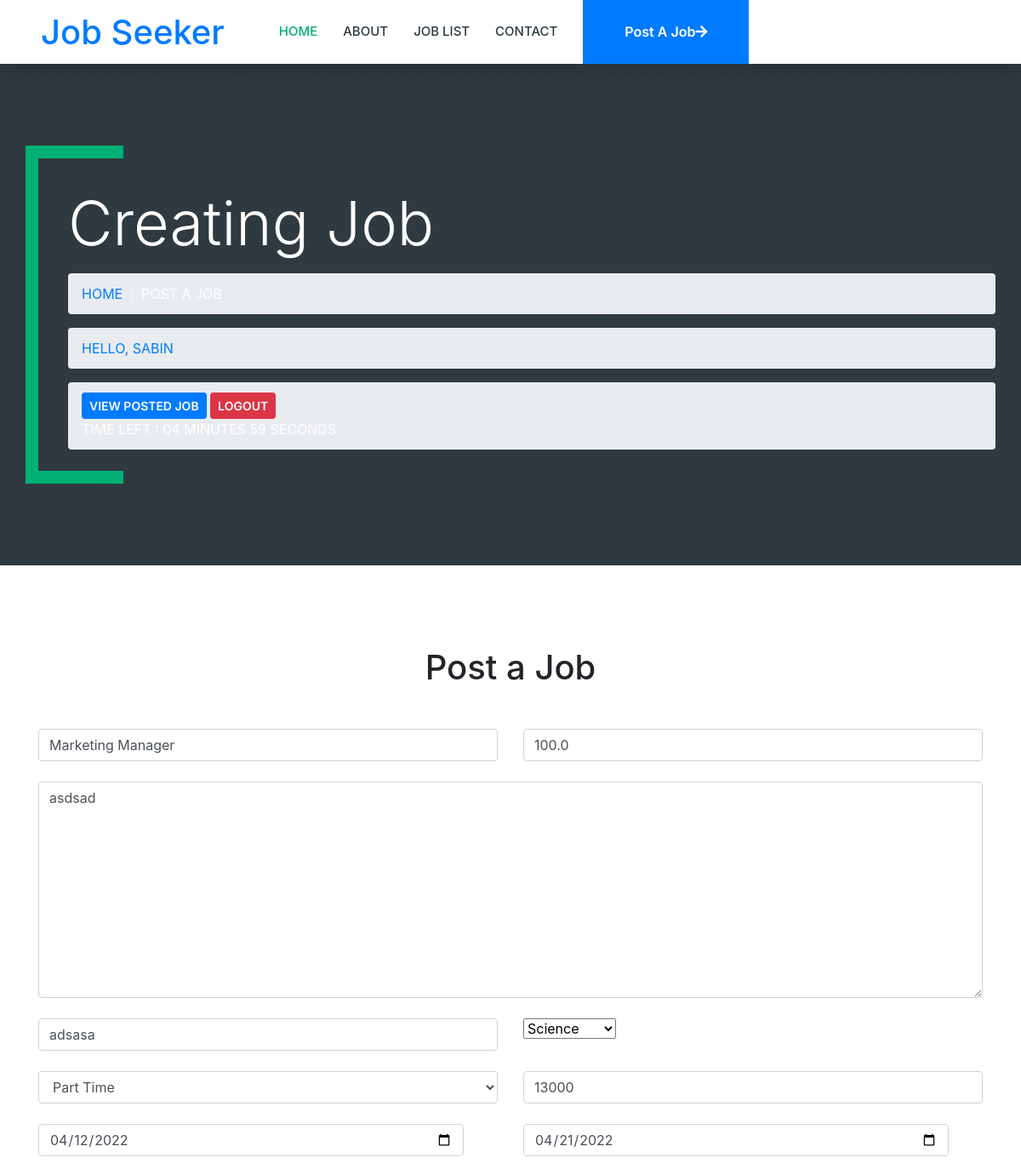
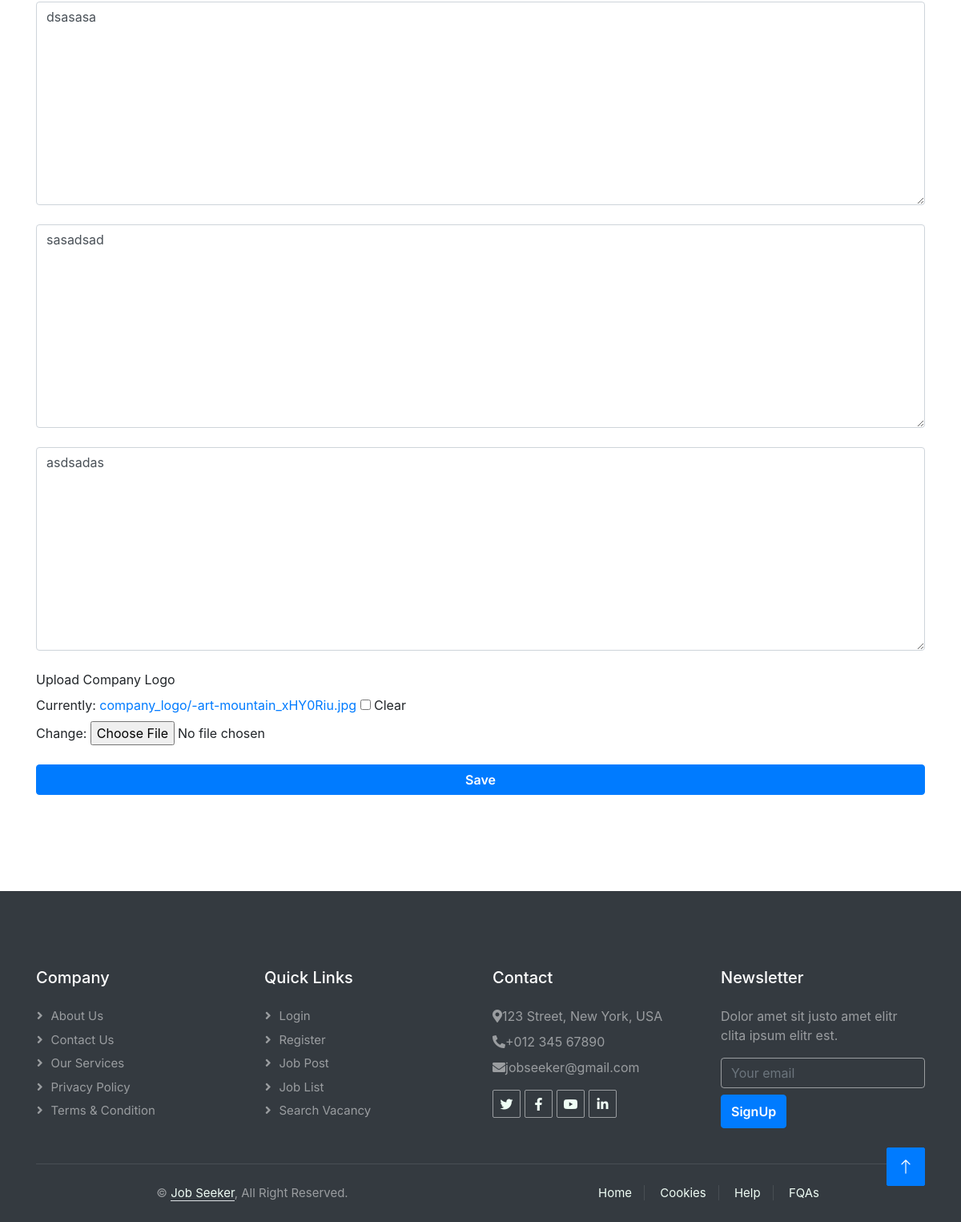
Screenshot of /update_jobDetail/6/ (signed in) with the database file from the repository (2 pictures, top to bottom).
### findingJob/models.py (models this page shows, shortened)
class jobdetail(models.Model):
    jobNature = (
        ('Part Time', 'Part Time'),
        ('Full Time', 'Full Time'),
    )
    user = models.ForeignKey(User, on_delete=models.CASCADE, null=True)
    title = models.CharField(max_length=200, null=True)
    location = models.CharField(max_length=200, null=True)
    type = models.CharField(max_length=200, null=True, choices=jobNature)
    salary = models.FloatField(max_length=200, null=True)
    description = models.TextField()
    responsibility = models.TextField()
    qualification = models.TextField()
    published_date = models.DateField(max_length=200, null=True)
    deadline_date = models.DateField(max_length=200, null=True)
    no_of_vaccinies = models.CharField(max_length=200, null=True)
    company_details = models.TextField()
    company_logo = models.ImageField(upload_to="company_logo", default="defaultlogo.png", null=True, blank=True)
    jobcategory = models.ForeignKey(JobCategory, on_delete=models.CASCADE, null=True, blank=True)

### findingJob/decorators.py (the view)
        def wrapper_func(request, *args, **kwargs):
            group = None
            if request.user.groups.exists():
                group = request.user.groups.all()[0].name
            if group in allowed_role:
                return view_func(request, *args, **kwargs)
            else:
                return render(request, 'findingJob/404.html')

### findingJob/models.py (called while the page is built)
    def __str__(self):
        return self.name

### findingJob/views.py (called while the page is built)
@login_required(login_url='login')
@allowed_users(allowed_role=['admin'])
def updatejobDetail(request, pk):
    job = jobdetail.objects.get(id=pk)
    formset = JobdetailForm(instance=job)
    if request.method == 'POST':
        formset = JobdetailForm(request.POST or None, request.FILES or None, instance=job)
        if formset.is_valid():
            formset.save()
            messages.success(request, 'Successfully! Updated Job Details.')
            return redirect('/jobpostedListedperuser')
    context = {'formset': formset}
    return render(request, 'findingJob/job-posting.html', context)

### findingJob/templates/findingJob/job-posting.html (shortened to what this page needs)
{%  extends 'findingJob/main.html' %}
{% block content %}
{% load static %}
<div class="container-xxl py-5 bg-dark page-header mb-5">
    <div class="container my-5 pt-5 pb-4">
        <h1 class="display-3 text-white mb-3 animated slideInDown">Creating Job</h1>
        <nav aria-label="breadcrumb">
            <ol class="breadcrumb text-uppercase">
                <li class="breadcrumb-item"><a href="{% url 'home' %}">Home</a></li>
                <li class="breadcrumb-item text-white active" aria-current="page">Post a Job</li>
            </ol>
            {% if request.user.is_staff %}
            <ol class="breadcrumb text-uppercase">
                <li class="breadcrumb-item"><a href="" aria-disabled="true"><span class="hello-msg"> Hello, {{request.user}}</span></a>
                </li>
            </ol>
            <ol class="breadcrumb text-uppercase">
                <li class="breadcrumb-item text-white active" aria-current="page">
                            <span><a class="btn btn-sm btn-primary" href="{% url 'jobpostedListedperuser'%}">View Posted Job</a>
                            </span>
                    <span><a class="btn btn-sm btn-danger" href="{% url 'logout' %}">Logout</a>
                               </span>
                                 <div id="total-time-left" align="center"> </div>
                </li>
            </ol>
            {% endif%}
        </nav>
    </div>
</div>
<div class="container-xxl py-5 ">
    <div class="container">
        <h1 class="text-center mb-5 wow fadeInUp" data-wow-delay="0.1s" id="text">Post a Job</h1>
        <form method="post" action="" enctype="multipart/form-data">
            <div class="row mb-4">
                <div class="col">
                    <div class="form-outline">
                        {{formset.title}}
                    </div>
                </div>
                <div class="col">
                    <div class="form-outline">
                        {{formset.salary}}
                    </div>
                </div>
            </div>
            <div class="form-outline mb-4">
                {{formset.company_details}}
            </div>
               <div class="row mb-4">
                <div class="col">
                    <div class="form-outline">
                         {{formset.location}}
                    </div>
                </div>
                <div class="col">
                    <div class="form-outline">
                        {{formset.jobcategory}}
                    </div>
                </div>
            </div>
            <div class="row mb-4">
                <div class="col">
                    <div class="form-outline">
                        {{formset.type}}
                    </div>
                </div>
                <div class="col">
                    <div class="form-outline">
                        {{formset.no_of_vaccinies}}
                    </div>
                </div>
            </div>
            <div class="row mb-4">
                <div class="col">
                    <div class="form-outline">
                        {{formset.published_date}}
                    </div>
                </div>
                <div class="col">
                    <div class="form-outline">
                        {{formset.deadline_date}}
                    </div>
                </div>
            </div>
            <div class="form-outline mb-4">
                {{formset.description}}
            </div>
            <div class="form-outline mb-4">
                {{formset.responsibility}}
            </div>
            <div class="form-outline mb-4">
                {{formset.qualification}}
            </div>
            <div class="form-outline mb-4">
                <label class="form-label">Upload Company Logo</label><br>
                {{formset.company_logo}}
            </div>
            <button type="submit" class="btn btn-primary btn-block mb-4">Save</button>
        </form>
    </div>
</div>
{% endblock %}

### static/css/style.css (style rules this page uses)
:root { --primary: #00B074; --secondary: #2B9BFF; --light: #EFFDF5; --dark: #2B3940; }
.btn { font-family: 'Inter', sans-serif; font-weight: 600; transition: .5s; }
.btn.btn-primary, .btn.btn-secondary { color: #FFFFFF; }
.header-carousel .container, .page-header .container { position: relative; padding: 45px 0 45px 35px; border-left: 15px solid var(--primary); }
.header-carousel .container::before, .header-carousel .container::after, .page-header .container::before, .page-header .container::after { position: absolute; content: ""; top: 0; left: 0; width: 100px; height: 15px; background: var(--primary); }
.header-carousel .container::after, .page-header .container::after { top: 100%; margin-top: -15px; }
.page-header { background: linear-gradient(rgba(43, 57, 64, .5), rgba(43, 57, 64, .5)); background-size: cover; }
.breadcrumb-item + .breadcrumb-item::before { color: var(--light); }

### rows the page displays
jobdetail: title "Marketing Manager", salary "100.0", company_details "asdsad", location "adsasa", jobcategory "Science", type "Part Time", no_of_vaccinies "13000", published_date "04/12/2022", deadline_date "04/21/2022", description "dsasasa", responsibility "sasadsad", qualification "asdsadas"

### other values shown
{{ request.user }} "SABIN"
